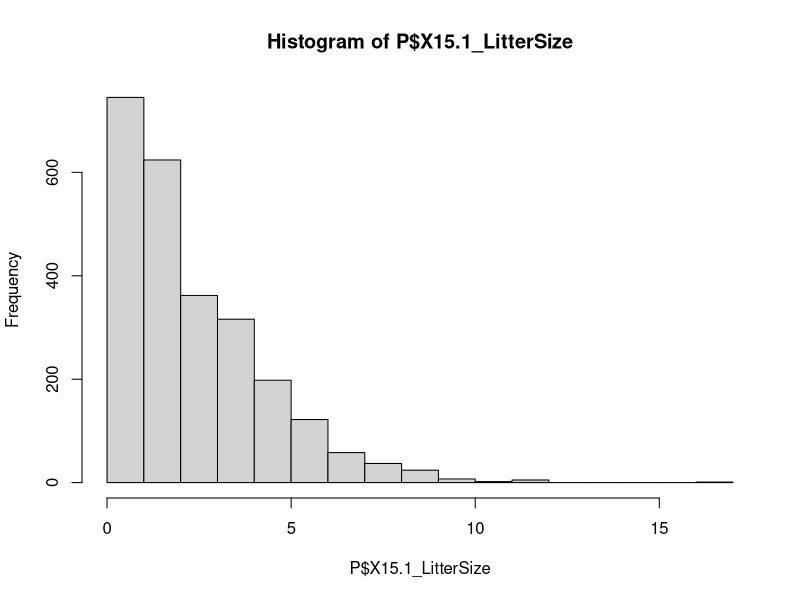
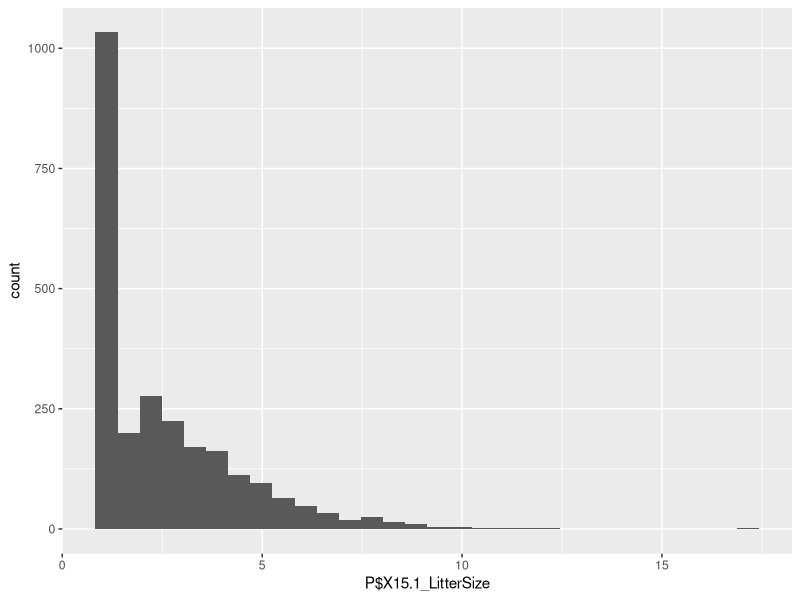
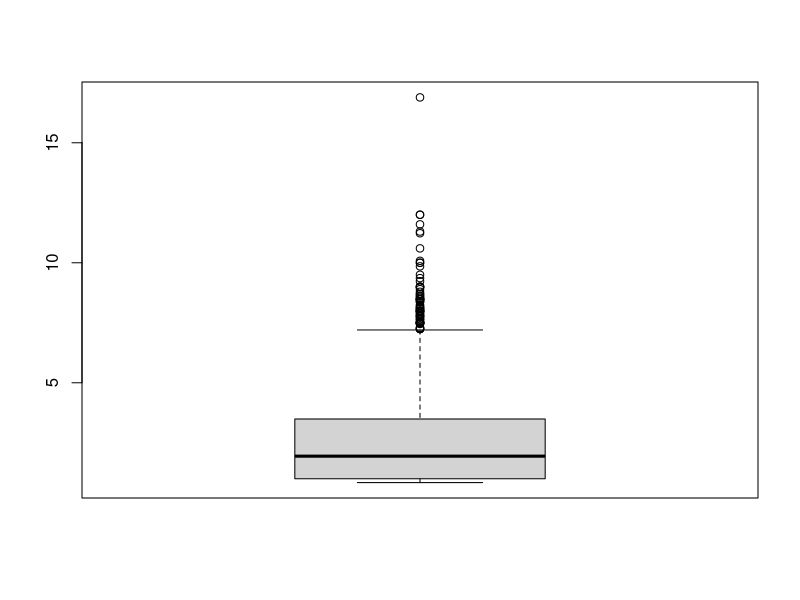
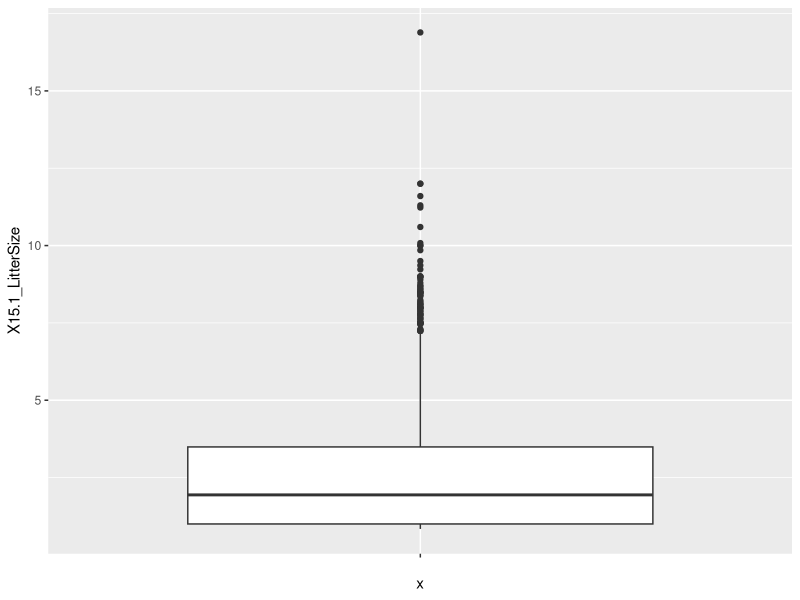
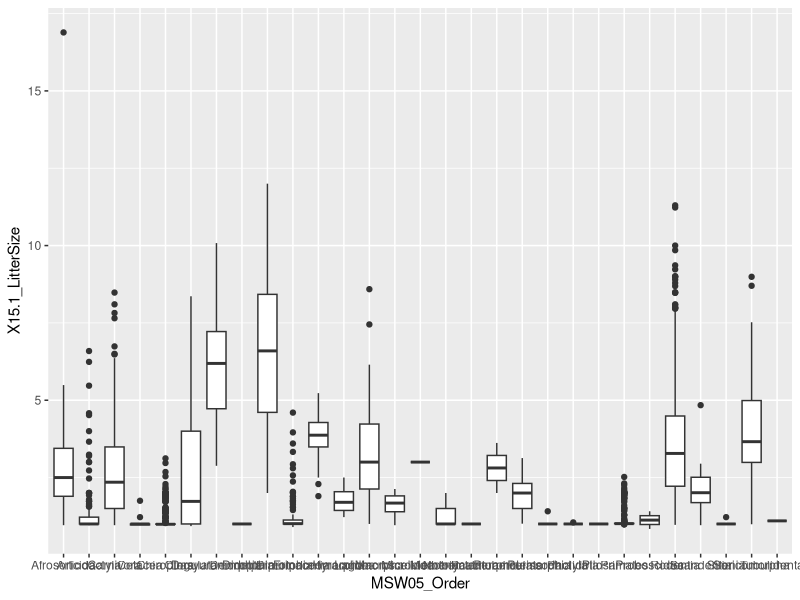
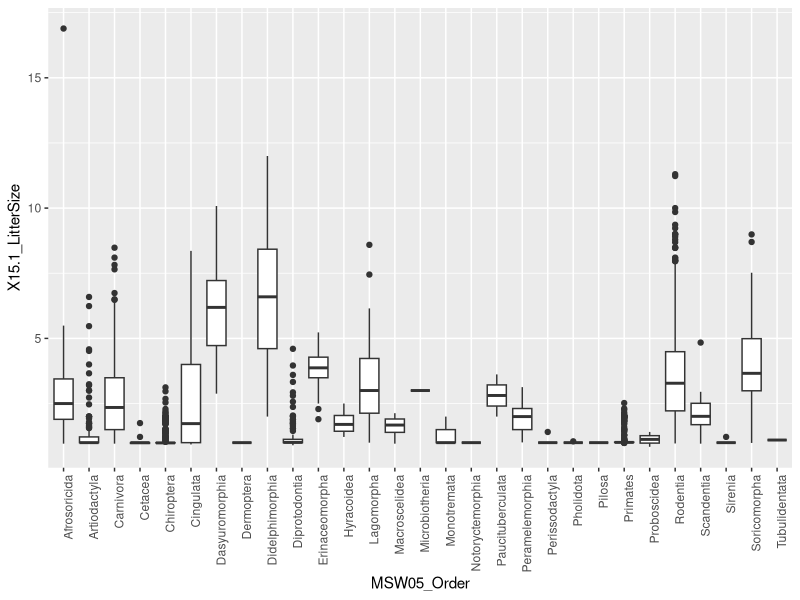
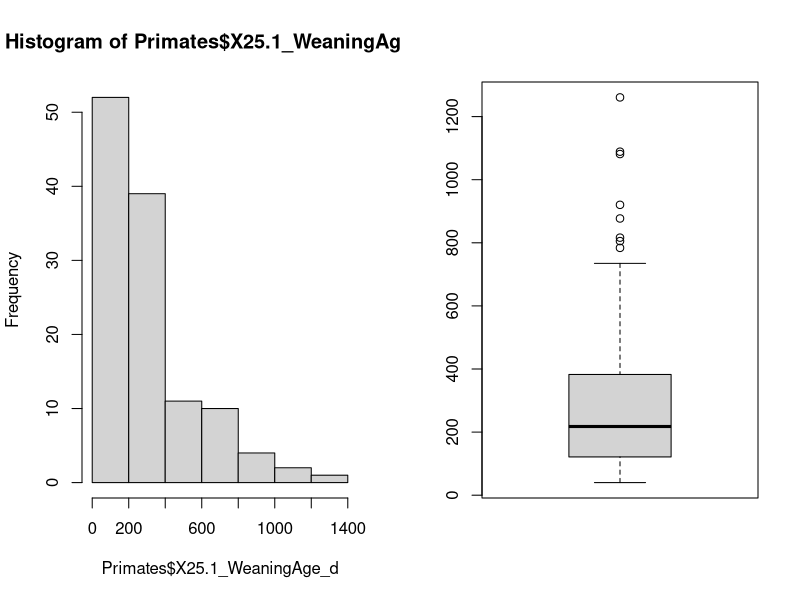

Here is the R script that generated these plots, in order:
## ---- chunk 1
#add dependencies = TRUE to make sure R installs packages needed by this package
#install package
install.packages("ggplot2", dependencies = TRUE)
#load package so you can use it here
library(ggplot2)
## ---- chunk 2
knitr::opts_chunk$set(echo = TRUE)
## ---- chunk 3
setwd("~/ilya documents/R/REU/workshops 2018/workshop_2/REU_R_2018_workshop_2")
## ---- chunk 4
#read in; row.names must be NULL or otherwise get error related to duplicate row names
P <- read.csv("PanTHERIA_1-0_WR05_Aug2008.csv", header=TRUE)
#note: reading in as .txt resulted in Genus and species getting split up
#P <- read.table("PanTHERIA_1-0_WR05_Aug2008.txt", header=TRUE, row.names=6)

#view first few lines
head(P)
#view last few lines
tail(P)
## ---- chunk 5
dim(P)
## ---- chunk 6
names(P)
## ---- chunk 7
summary(P)
## ---- chunk 8
# use the $ operator to access a single column
summary(P$X5.1_AdultBodyMass_g)
#notice there are -999 values; need to change to NA
## ---- chunk 9
#see what == does
TRUE==TRUE
1==2
#see what != does
TRUE!=FALSE
1!=1
#find -999 rows
row_indices = which(P$X5.1_AdultBodyMass_g==-999)
#change values to NA
P$X5.1_AdultBodyMass_g[row_indices]=NA
#get summary again
summary(P$X5.1_AdultBodyMass_g)
## ---- chunk 10
#check that there are -999 in various cols
summary(P)
P = replace(P, P==-999, NA)
#check that now there are NAs, no longer -999 as min
summary(P)
## ---- chunk 11
# run various summary stats column length
length(P$X5.1_AdultBodyMass_g)
# minimum value in column
min(P$X5.1_AdultBodyMass_g, na.rm=TRUE)
# maximum value in column
max(P$X5.1_AdultBodyMass_g, na.rm=TRUE)
# range of values in column, min-max
range(P$X5.1_AdultBodyMass_g, na.rm=TRUE)
# mean of column, removes NAs
mean(P$X5.1_AdultBodyMass_g, na.rm=TRUE)
# standard deviation of column
sd(P$X5.1_AdultBodyMass_g, na.rm=TRUE)
## ---- chunk 12
#mydataset[row(s) that meet this criteria, columns that meet this criteria]
P_index<-P[P$MSW05_Family=="Canidae",c(1:8)]
#inspect/summarize
head(P_index)
## ---- chunk 13
#mydataset[row(s) that meet this criteria, columns that meet this criteria]
P_index<-P[P$MSW05_Family %in% c("Canidae","Felidae"), c(1:6)]
#inspect/summarize: check that both dogs and cats are there using function unique
unique(P_index$MSW05_Family)
## ---- chunk 14
#subset(mydataset,row(s) that meet this criteria, select=c(column names or numbers))
P_subset<-subset(P,MSW05_Family=="Canidae",select=c(1:8))
#inspect and summarize
head(P_subset)
## ---- chunk 15
#get data for nocturnal carnivores, including all columns
P_carn_noct_index = P[P$X1.1_ActivityCycle==1 & P$MSW05_Order=="Carnivora",]
#OR
P_carn_noct_subset = subset(P,X1.1_ActivityCycle==1 & MSW05_Order=="Carnivora")
#get data with AdultBodyMass_g greater than median, first 8 columns
median(P$X5.1_AdultBodyMass_g)
#indexing
P_himass_index = P[P$X5.1_AdultBodyMass_g> median(P$X5.1_AdultBodyMass_g),c(1:8)]
#subsetting
P_himass_subset = subset(P,X5.1_AdultBodyMass_g> median(P$X5.1_AdultBodyMass_g),select=c(1:8))
#check this is about half the data
dim(P_himass_subset)
#check both methods get same result
dim(P_himass_index)==dim(P_himass_subset)
## ---- chunk 16
hist(P$X15.1_LitterSize)
## ---- chunk 17
ggplot(data = P, mapping = aes(x = P$X15.1_LitterSize)) + 
  geom_histogram()
## ---- chunk 18
boxplot(P$X15.1_LitterSize)
## ---- chunk 19
#set x = "" because there's just one variable
ggplot(data = P, mapping = aes(x="", y = X15.1_LitterSize))+
  geom_boxplot()
## ---- chunk 20
#set x = Order
ggplot(data = P, mapping = aes(x=MSW05_Order, y = X15.1_LitterSize))+
  geom_boxplot()
## ---- chunk 21
#google search for : "vertical x axis labels ggplot2"
#set x = Order
ggplot(data = P, mapping = aes(x=MSW05_Order, y = X15.1_LitterSize))+
  geom_boxplot()+
  theme(axis.text.x = element_text(angle = 90, hjust = 1))
## ---- chunk 22
Primates = subset(P, MSW05_Order == "Primates")
Rodentia = subset(P, MSW05_Order == "Rodentia")
#or
Primates = P[P$MSW05_Order== "Primates",]
Rodentia = P[P$MSW05_Order== "Rodentia",]
## ---- chunk 23
#use function dim, which returns two numbers -- rows and columns 
dim(Primates)
dim(Rodentia)
## ---- chunk 24
#primates
mean(Primates$X25.1_WeaningAge_d, na.rm=TRUE)
sd(Primates$X25.1_WeaningAge_d, na.rm=TRUE)
#rodents
mean(Rodentia$X25.1_WeaningAge_d, na.rm=TRUE)
sd(Rodentia$X25.1_WeaningAge_d, na.rm=TRUE)
## ---- chunk 25
#create plot with 1 row, 2 columns of subplots
par(mfrow=c(1,2))
hist(Primates$X25.1_WeaningAge_d)
boxplot(Primates$X25.1_WeaningAge_d)
## ---- chunk 26
#Primate outliers; use sort function to put them in order
primate_outliers <- boxplot.stats(Primates$X14.1_InterbirthInterval_d)$out
sort(primate_outliers)
#compare to average
summary(Primates$X14.1_InterbirthInterval_d)
#rodent outliers
rodent_outliers<-  boxplot.stats(Rodentia$X14.1_InterbirthInterval_d)$out
sort(rodent_outliers)
#compare to average
summary(Rodentia$X14.1_InterbirthInterval_d)
